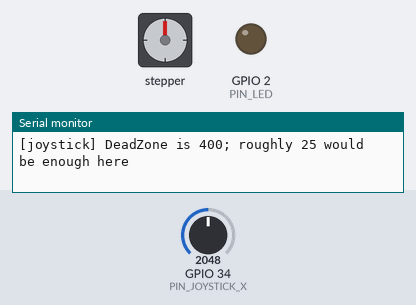
A program run on a simulated ESP32. Parts: stepper motor, output pins drawn as LEDs (lit = HIGH), the last lines printed to the serial monitor. Wiring (inferred from the names in the program): stepper motor (2048 steps per turn assumed): coils GPIO 18, GPIO 19, GPIO 21, GPIO 22. Inputs (shaded band) come from the test bench; at power-on: GPIO 34 (PIN_JOYSTICK_X) = 2048. Pins used as bus, display or sensor lines are not drawn.

Above: at 1.4 s.
1.5 s: GPIO 34 (PIN_JOYSTICK_X) set to 2866
At 2.3 s:
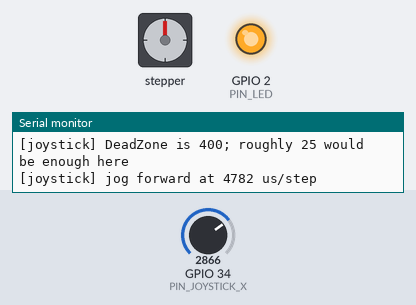
Timing chart, 0 to 66.0 s (numbered marks = the images above; inputs shaded):
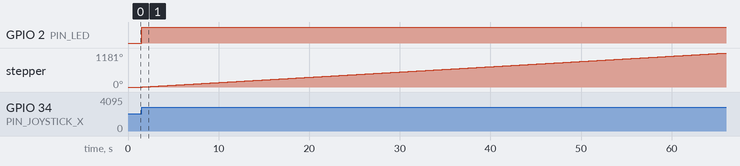

Measured:
- after the input at 1.5 s, GPIO 2 (PIN_LED): LOW → HIGH at once; stepper: keeps turning clockwise at about 18°/s, starting after 0.06 s

The program:

main.cpp
```cpp
// A joystick's X axis drives a 28BYJ-48 through a ULN2003 board. Push left or
// right to turn that way; the further it is pushed, the faster it turns.
// Everything runs from USB 5 V - except the joystick, which takes 3V3.
// See WIRING.md before connecting anything.

#include <Arduino.h>

#include "jog_command.h"
#include "joystick_task.h"
#include "motor_task.h"

QueueHandle_t jogMailbox = nullptr;

void setup() {
    Serial.begin(115200);
    delay(200);
    Serial.println();
    Serial.println("[main] joystick motor jog");

    // Length 1, because this is a mailbox rather than a queue: the joystick
    // task overwrites it with the current stick position, and only the latest
    // value has any meaning.
    jogMailbox = xQueueCreate(1, sizeof(JogCommand));
    configASSERT(jogMailbox != nullptr);

    // Seed it so the motor task has something valid to read before the first
    // joystick sample arrives.
    const JogCommand stopped{};
    xQueueOverwrite(jogMailbox, &stopped);

    // Joystick on core 0, motor on core 1. The motor task busy-waits between
    // steps while jogging, so it wants a core to itself.
    xTaskCreatePinnedToCore(joystickTask, "joystick", 2560, nullptr, 2, nullptr, 0);
    xTaskCreatePinnedToCore(motorTask, "motor", 4096, nullptr, 3, nullptr, 1);
}

void loop() {
    // All the work happens in the two tasks above. The Arduino core requires
    // this function to exist and calls it in a loop of its own, so it sleeps
    // rather than spinning and starving that core's idle task.
    vTaskDelay(pdMS_TO_TICKS(1000));
}
```

jog_command.h
```cpp
#pragma once

#include "stepper.h"

#include <Arduino.h>
#include <freertos/FreeRTOS.h>
#include <freertos/queue.h>

// What the joystick task publishes: not an event, but the current state of the
// stick. "Turn this way, this fast" - or "stop".
struct JogCommand {
    bool moving;
    MoveDirection direction;
    uint32_t stepIntervalUs;
};

// A one-slot mailbox, not an event queue. The joystick task uses
// xQueueOverwrite, so a new reading replaces the previous one instead of
// queueing behind it, and the motor task always acts on the freshest value.
//
// This is the difference from the old button design: a button press is an event
// that must not be lost, so it belonged in a queue. Stick position is state,
// where only the latest value has any meaning and stale ones are worse than
// useless.
extern QueueHandle_t jogMailbox;
```

joystick_task.cpp
```cpp
#include "joystick_task.h"

#include "board_pins.h"
#include "jog_command.h"

namespace {

constexpr uint32_t SampleIntervalMs = 20;

// The ESP32's ADC is 12-bit, so a reading runs 0..4095 and the centre is
// nominally 2048. Nominally: real sticks rest anywhere near the middle, which
// is why the centre is measured at startup rather than assumed.
constexpr int AdcMax = 4095;

// How far the stick must move before anything happens. A joystick at rest
// wanders by a few tens of counts, and without this the motor would creep
// whenever it was left alone.
constexpr int DeadZone = 400;

// Speed at the edge of the dead zone, and at full deflection. The motor runs
// out of torque near 1000 us and then hums without turning, so the fast end
// keeps a margin above that.
constexpr uint32_t SlowestUs = 6000;
constexpr uint32_t FastestUs = 1200;

// Set true if pushing the stick one way turns the motor the way you did not
// expect. Nothing else needs to change.
constexpr bool InvertX = false;

// Averaging several reads costs nothing at 20 ms and removes most of the ADC's
// sample-to-sample noise, which would otherwise show up as speed flutter.
int readAxis() {
    constexpr int SampleCount = 8;
    int total = 0;
    for (int sample = 0; sample < SampleCount; ++sample) {
        total += analogRead(PIN_JOYSTICK_X);
    }
    return total / SampleCount;
}

// Maps how far the stick is pushed onto a step interval. Deflection just past
// the dead zone gives SlowestUs; full deflection gives FastestUs; in between is
// linear.
//
// Note the mapping is inverted in feel: further push means a *shorter* interval,
// because the interval is the wait between steps.
uint32_t intervalForDeflection(int deflection, int travel) {
    const int beyondDeadZone = deflection - DeadZone;
    if (travel <= 0 || beyondDeadZone <= 0) {
        return SlowestUs;
    }

    const int clamped = min(beyondDeadZone, travel);
    const uint32_t range = SlowestUs - FastestUs;
    return SlowestUs - (range * static_cast<uint32_t>(clamped)) / static_cast<uint32_t>(travel);
}

}  // namespace

void joystickTask(void* parameter) {
    (void)parameter;

    // Whatever the stick reads at startup is treated as centre. If the motor
    // creeps on its own, the stick was not centred at boot - reset the board
    // without touching it.
    //
    // The spread over half a second at rest is reported as well, because that
    // is exactly what DeadZone has to cover: how far this particular stick and
    // this particular ADC wander when nobody is touching anything.
    int restingLow = AdcMax;
    int restingHigh = 0;
    long total = 0;
    constexpr int CalibrationSamples = 25;

    for (int sample = 0; sample < CalibrationSamples; ++sample) {
        const int reading = readAxis();
        restingLow = min(restingLow, reading);
        restingHigh = max(restingHigh, reading);
        total += reading;
        vTaskDelay(pdMS_TO_TICKS(20));
    }

    const int centre = static_cast<int>(total / CalibrationSamples);
    const int wander = max(restingHigh - centre, centre - restingLow);

    Serial.printf("[joystick] centre %d of %d, resting %d..%d (wander +/-%d)\n", centre, AdcMax,
                  restingLow, restingHigh, wander);
    Serial.printf("[joystick] DeadZone is %d; roughly %d would be enough here\n", DeadZone,
                  max(wander * 4, 25));

    // Usable travel either side of centre, minus the dead zone. Taking the
    // smaller side keeps the speed mapping symmetrical even when the measured
    // centre is off-middle.
    const int travel = min(centre, AdcMax - centre) - DeadZone;
    if (travel <= 0) {
        Serial.println("[joystick] centre is too close to an end of travel.");
        Serial.println("           Check the wiring: X to GPIO 34, VCC to 3V3, GND to GND.");
    }

    bool wasMoving = false;

    for (;;) {
        const int reading = readAxis();
        const int offset = reading - centre;
        const int deflection = abs(offset);

        JogCommand command{};

        if (deflection <= DeadZone || travel <= 0) {
            command.moving = false;
        } else {
            command.moving = true;
            // Which side of centre the stick is on decides the direction; how
            // far from centre decides the speed. That is the whole control.
            const bool pushedPositive = (offset > 0);
            command.direction = (pushedPositive != InvertX) ? MoveDirection::Forward
                                                            : MoveDirection::Backward;
            command.stepIntervalUs = intervalForDeflection(deflection, travel);
        }

        // Overwrite rather than send: this is the current state of the stick,
        // and a reading from 20 ms ago is of no use to anybody.
        xQueueOverwrite(jogMailbox, &command);

        // Log only on the transitions, so holding the stick does not flood the
        // monitor.
        if (command.moving != wasMoving) {
            wasMoving = command.moving;
            if (command.moving) {
                Serial.printf("[joystick] jog %s at %u us/step\n",
                              command.direction == MoveDirection::Forward ? "forward" : "backward",
                              command.stepIntervalUs);
            } else {
                Serial.println("[joystick] centred, stopped");
            }
        }

        vTaskDelay(pdMS_TO_TICKS(SampleIntervalMs));
    }
}
```

joystick_task.h
```cpp
#pragma once

// Samples the joystick's X axis and publishes the current jog state into
// jogMailbox: which way to turn and how fast, or stop.
void joystickTask(void* parameter);
```

motor_task.cpp
```cpp
#include "motor_task.h"

#include "board_pins.h"
#include "jog_command.h"
#include "stepper.h"

namespace {

// How long to sleep between checks while the stick is centred. Short enough
// that the motor responds immediately, long enough that an idle task is not
// burning a core.
constexpr uint32_t IdlePollMs = 10;

}  // namespace

void motorTask(void* parameter) {
    (void)parameter;

    pinMode(PIN_LED, OUTPUT);
    digitalWrite(PIN_LED, LOW);

    stepperBegin();
    Serial.println("[motor] ready, push the joystick left or right");

    JogCommand command{};
    bool coilsLive = false;

    for (;;) {
        // Peek rather than receive: the value stays in the mailbox so it can be
        // read again next time round. The joystick task replaces it when it has
        // something newer.
        xQueuePeek(jogMailbox, &command, 0);

        if (!command.moving) {
            if (coilsLive) {
                // Drop the coils as soon as the stick returns to centre. The
                // 64:1 gearbox holds the shaft without any current, so holding
                // torque would cost 240 mA and buy nothing.
                stepperRelease();
                digitalWrite(PIN_LED, LOW);
                coilsLive = false;
            }
            vTaskDelay(pdMS_TO_TICKS(IdlePollMs));
            continue;
        }

        if (!coilsLive) {
            digitalWrite(PIN_LED, HIGH);
            coilsLive = true;
        }

        // One half-step, then wait. The wait is what sets the speed, and it
        // comes straight from how far the stick is pushed.
        stepperStepOnce(command.direction);

        // delayMicroseconds rather than vTaskDelay: one FreeRTOS tick is 1 ms,
        // so vTaskDelay cannot express anything between 1 and 2 ms - which is
        // exactly where this motor's usable top speed lives.
        //
        // The cost is a busy-wait rather than a yield, holding core 1 for as
        // long as the stick is held. That is affordable here: this task is the
        // only thing on core 1 that matters, and the Arduino core does not run
        // the task watchdog against core 1's idle task.
        delayMicroseconds(command.stepIntervalUs);
    }
}
```

motor_task.h
```cpp
#pragma once

// Owns the position state and sequences one move per command:
// relay on -> driver enabled -> steps -> driver disabled -> relay off.
void motorTask(void* parameter);
```

stepper.cpp
```cpp
#include "stepper.h"

#include "board_pins.h"

// =============================================================================
// How the motor actually turns
// =============================================================================
//
// Inside the 28BYJ-48 are four coils spaced around a toothed iron rotor. Send
// current through a coil and it becomes an electromagnet, pulling the nearest
// rotor tooth towards itself. Energise the coils one after another around the
// circle and the rotor keeps chasing a magnetic field that is always just
// ahead of it. That chase is the rotation.
//
// Nothing decides anything on the far side of these four wires. The motor has
// no electronics in it, and the ULN2003 is just four switches - each input pin
// turns one coil on or off. The table below therefore *is* the motor control:
// walk it one way and the shaft turns clockwise, walk it the other way and it
// turns anticlockwise, stop walking and the shaft stops.
//
//     phase   IN1 IN2 IN3 IN4    where the rotor is pulled
//       0      ##   .   .   .    onto coil 1
//       1      ##  ##   .   .    midway between coils 1 and 2
//       2       .  ##   .   .    onto coil 2
//       3       .  ##  ##   .    midway between coils 2 and 3
//       4       .   .  ##   .    onto coil 3
//       5       .   .  ##  ##    midway between coils 3 and 4
//       6       .   .   .  ##    onto coil 4
//       7      ##   .   .  ##    midway between coils 4 and 1
//
// The two-coils-on rows are what makes this *half*-stepping. Pulling on two
// neighbours at once parks the rotor between them, which doubles the number of
// positions the motor can hold and makes the motion noticeably smoother than
// stepping straight from coil to coil.
//
// After phase 7 the sequence wraps back to phase 0 and the rotor has advanced
// by one tooth. Repeat 4096 times and the output shaft has turned once.
// =============================================================================

namespace {

constexpr uint8_t PhaseCount = 8;
constexpr uint8_t CoilCount = 4;

// Each row is one phase; each column is one coil. HIGH means energised.
constexpr uint8_t halfStepSequence[PhaseCount][CoilCount] = {
    {HIGH, LOW,  LOW,  LOW },
    {HIGH, HIGH, LOW,  LOW },
    {LOW,  HIGH, LOW,  LOW },
    {LOW,  HIGH, HIGH, LOW },
    {LOW,  LOW,  HIGH, LOW },
    {LOW,  LOW,  HIGH, HIGH},
    {LOW,  LOW,  LOW,  HIGH},
    {HIGH, LOW,  LOW,  HIGH},
};

constexpr uint8_t coilPins[CoilCount] = {PIN_IN1, PIN_IN2, PIN_IN3, PIN_IN4};

// Where in the eight-phase cycle the rotor was left. Carrying it across calls
// matters: restarting from phase 0 would jerk the rotor back to wherever phase
// 0 happens to sit.
uint8_t currentPhase = 0;

}  // namespace

void stepperBegin() {
    for (uint8_t coil = 0; coil < CoilCount; ++coil) {
        pinMode(coilPins[coil], OUTPUT);
    }
    stepperRelease();
}

void stepperStepOnce(MoveDirection direction) {
    // One position forward or backward around the eight-phase ring. Adding
    // PhaseCount before subtracting keeps the arithmetic positive, since these
    // are unsigned.
    if (direction == MoveDirection::Forward) {
        currentPhase = (currentPhase + 1) % PhaseCount;
    } else {
        currentPhase = (currentPhase + PhaseCount - 1) % PhaseCount;
    }

    for (uint8_t coil = 0; coil < CoilCount; ++coil) {
        digitalWrite(coilPins[coil], halfStepSequence[currentPhase][coil]);
    }
}

void stepperRelease() {
    for (uint8_t coil = 0; coil < CoilCount; ++coil) {
        digitalWrite(coilPins[coil], LOW);
    }
}
```

stepper.h
```cpp
#pragma once

#include <Arduino.h>

enum class MoveDirection : uint8_t {
    Forward,
    Backward,
};

// The 28BYJ-48's internal rotor takes 64 half-steps per turn, and a 64:1
// gearbox sits between it and the output shaft you can see. So the shaft turns
// once every 64 * 64 = 4096 half-steps.
constexpr uint32_t StepsPerRevolution = 4096;

// Sets the four coil pins as outputs and leaves every coil off.
void stepperBegin();

// Advances one half-step in `direction` and energises the coils for that
// phase. Returns immediately - the caller decides how long to wait before the
// next step, which is what sets the speed.
void stepperStepOnce(MoveDirection direction);

// Switches every coil off. The motor then draws nothing, and the 64:1 gearbox
// is stiff enough to hold the shaft where it was left without any current.
void stepperRelease();
```

board_pins.h
```cpp
#pragma once

#include <Arduino.h>

// --- ULN2003 driver inputs ---------------------------------------------------
// The 28BYJ-48 is a unipolar motor with no step/direction logic anywhere: the
// coil pattern is produced here and shifted out on these four pins, one per
// coil. IN1..IN4 on the board map to the four LEDs in the same order.
constexpr uint8_t PIN_IN1 = 18;
constexpr uint8_t PIN_IN2 = 19;
constexpr uint8_t PIN_IN3 = 21;
constexpr uint8_t PIN_IN4 = 22;

// --- Joystick X axis ---------------------------------------------------------
// Analog input, so it must be an ADC1 pin (GPIO 32..39). GPIO 34 is input-only,
// which is exactly what an analog input wants.
//
// Power the joystick from 3V3, never 5V: its axes are potentiometers wired
// across whatever it is fed, and the ESP32's ADC inputs are 3.3 V maximum.
constexpr uint8_t PIN_JOYSTICK_X = 34;

// --- On-board LED (esp32dev / WROOM-32), lit while the motor is turning ------
constexpr uint8_t PIN_LED = 2;
```
